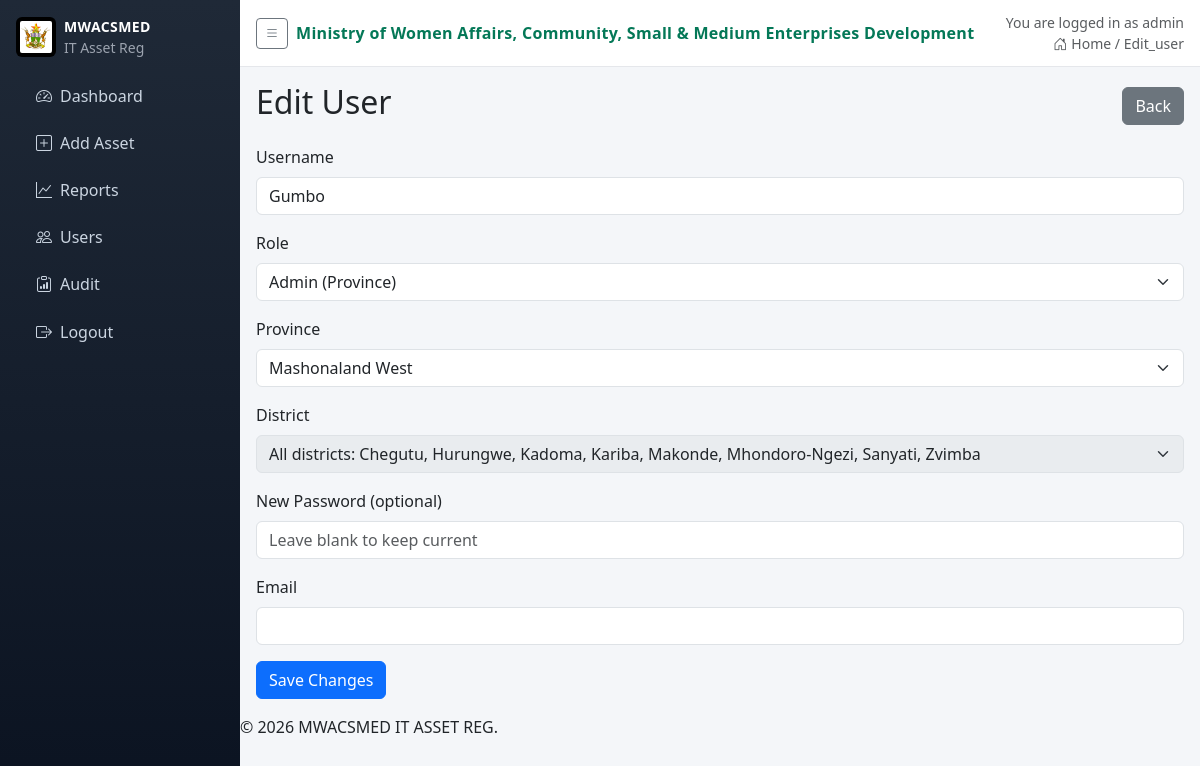
Screenshot of /users/2/edit (signed in) with the database file from the repository.
### app.py (models this page shows)
class User(db.Model):
    id = db.Column(db.Integer, primary_key=True)
    username = db.Column(db.String(80), unique=True, nullable=False)
    password_hash = db.Column(db.String(200), nullable=False)
    role = db.Column(db.String(20), nullable=False)
    province = db.Column(db.String(100), nullable=True)  # 'Head Office' or specific province
    district = db.Column(db.String(100), nullable=True)
    active = db.Column(db.Boolean, default=True, nullable=False)
    email = db.Column(db.String(120), nullable=True)

### app.py (the view, shortened to what this page needs)
@app.route('/users/<int:id>/edit', methods=['GET', 'POST'])
@login_required
def edit_user(id):
    if not is_it():
        flash('Access denied', 'danger')
        return redirect(url_for('index'))
    user = User.query.get_or_404(id)
    return render_template('edit_user.html', user=user)

### app.py (called while the page is built)
def login_required(f):
    @wraps(f)
    def wrapper(*args, **kwargs):
        if not session.get('user_id'):
            return redirect(url_for('login'))
        return f(*args, **kwargs)
    return wrapper

def current_user():
    uid = session.get('user_id')
    if not uid:
        return None
    return User.query.get(uid)

def is_it():
    u = current_user()
    return bool(u and u.role == 'IT')

@app.context_processor
def inject_user():
    return {
        'current_user': current_user(),
        'current_role': (current_user().role if current_user() else None),
        'ministry_name': app.config.get('MINISTRY_NAME'),
        'logo_url': app.config.get('LOGO_STATIC_PATH')
    }

### templates/edit_user.html (shortened to what this page needs)
{% extends 'base.html' %}
{% block content %}
<div class="d-flex justify-content-between align-items-center mb-3">
  <h2>Edit User</h2>
  <a href="{{ url_for('users') }}" class="btn btn-secondary">Back</a>
</div>
<form method="POST">
  <div class="mb-3">
    <label class="form-label">Username</label>
    <input type="text" class="form-control" name="username" value="{{ user.username }}" required>
  </div>
  <div class="mb-3">
    <label class="form-label">Role</label>
    <select name="role" id="role" class="form-select" required onchange="adjustLocationRequirements()">
      <option value="AdminProvince" {% if user.role=='AdminProvince' %}selected{% endif %}>Admin (Province)</option>
    </select>
  </div>
  <div class="mb-3">
    <label class="form-label">Province</label>
    <select name="province" id="province" class="form-select" onchange="updateDistricts(); adjustLocationRequirements()">
      <option value="Mashonaland West" {% if user.province=='Mashonaland West' %}selected{% endif %}>Mashonaland West</option>
    </select>
  </div>
  <div class="mb-3">
    <label class="form-label">District</label>
    <select name="district" id="district" class="form-select" data-selected="{{ user.district or '' }}">
      <option value="">None</option>
    </select>
  </div>
  <div class="mb-3">
    <label class="form-label">New Password (optional)</label>
    <input type="password" class="form-control" name="password" placeholder="Leave blank to keep current" minlength="8">
  </div>
  <div class="mb-3">
    <label class="form-label">Email</label>
    <input type="email" class="form-control" name="email" value="{{ user.email or '' }}">
  </div>
  <button type="submit" class="btn btn-primary">Save Changes</button>
</form>
{% endblock %}

### templates/base.html (shortened to what this page needs)
<!doctype html>
<html lang="en">
  <head>
    <link href="https://cdn.jsdelivr.net/npm/bootstrap@5.3.0/dist/css/bootstrap.min.css" rel="stylesheet">
    <link rel="stylesheet" href="https://cdn.jsdelivr.net/npm/bootstrap-icons@1.11.1/font/bootstrap-icons.css">
  </head>
  <body>
    <aside class="sidebar">
      <div class="brand d-flex align-items-center gap-2">
        {% if logo_url %}
        <img class="brand-logo" src="{{ logo_url }}" alt="" onerror="this.remove()">
        {% endif %}
        <div>
          <div class="brand-title">MWACSMED</div>
          <div class="brand-sub small">IT Asset Reg</div>
        </div>
      </div>
      <nav class="nav flex-column">
        <a class="nav-link {% if request.endpoint=='index' %}active{% endif %}" href="{{ url_for('index') }}"><i class="bi bi-speedometer2 me-2"></i>Dashboard</a>
        <a class="nav-link {% if request.endpoint=='add_asset' %}active{% endif %}" href="{{ url_for('add_asset') }}"><i class="bi bi-plus-square me-2"></i>Add Asset</a>
        <a class="nav-link {% if request.endpoint=='reports' %}active{% endif %}" href="{{ url_for('reports') }}"><i class="bi bi-graph-up me-2"></i>Reports</a>
        {% if current_role == 'IT' %}
        <a class="nav-link {% if request.endpoint=='users' %}active{% endif %}" href="{{ url_for('users') }}"><i class="bi bi-people me-2"></i>Users</a>
        <a class="nav-link {% if request.endpoint=='audit' %}active{% endif %}" href="{{ url_for('audit') }}"><i class="bi bi-clipboard-data me-2"></i>Audit</a>
        {% endif %}
        {% if current_user %}
        <a class="nav-link" href="{{ url_for('logout') }}"><i class="bi bi-box-arrow-right me-2"></i>Logout</a>
        {% else %}
        <a class="nav-link {% if request.endpoint=='login' %}active{% endif %}" href="{{ url_for('login') }}"><i class="bi bi-box-arrow-in-right me-2"></i>Login</a>
        {% endif %}
      </nav>
    </aside>
    <div class="main">
      <div class="topbar d-flex justify-content-between align-items-center">
        <div class="d-flex align-items-center gap-2">
          <button class="btn btn-outline-secondary btn-sm" id="sidebarToggle"><i class="bi bi-list"></i></button>
          <div class="ministry">{{ ministry_name }}</div>
        </div>
        <div class="text-muted small text-end">
          {% if current_user %}
          <div>You are logged in as {{ current_user.username }}</div>
          {% endif %}
          <div><i class="bi bi-house-door me-1"></i>Home / {{ request.endpoint|capitalize }}</div>
        </div>
      </div>
      <div class="content">
      {% block content %}{% endblock %}
      </div>
      <div class="footer-copy">© 2026 MWACSMED IT ASSET REG.</div>
    </div>
  </body>
</html>

### templates/base.html (style rules this page uses)
body { background: #f4f6f9; }
.sidebar { position: fixed; top: 0; left: 0; bottom: 0; width: 240px; background: linear-gradient(180deg,#1f2937 0%, #0b1321 100%); color: #cbd5e1; padding-top: 1rem; }
.sidebar .brand { color: #fff; padding: 0 1rem; margin-bottom: 1rem; }
.brand-logo { height: 40px; width: 40px; object-fit: contain; display: inline-block; background: #000; border-radius: 6px; padding: 4px; }
.brand-title { font-weight: 700; font-size: 14px; letter-spacing: .4px; }
.brand-sub { color: #9ca3af; }
.sidebar .nav-link { color: #cbd5e1; padding: .6rem 1rem; border-radius: .375rem; display: block; }
.sidebar nav { padding-left: 1.25rem; margin-top: .5rem; }
.sidebar .nav-link { margin-bottom: .25rem; }
.main { margin-left: 240px; transition: margin-left .2s ease; min-height: 100vh; }
.topbar { background: #ffffff; border-bottom: 1px solid #e5e7eb; padding: .75rem 1rem; }
.ministry { font-weight: 700; color: #047857; letter-spacing: .3px; }
.content { padding: 1rem; max-width: 1400px; margin: 0 auto; }

### rows the page displays
User: username "admin"
User: username "Gumbo", role "Admin (Province)", province "Mashonaland West", district "All districts: Chegutu, Hurungwe, Kadoma, Kariba, Makonde, Mhondoro-Ngezi, Sanyati, Zvimba"

### other values shown
{{ ministry_name }} "Ministry of Women Affairs, Community, Small & Medium Enterprises Development"
{{ request.endpoint|capitalize }} "Edit_user"
